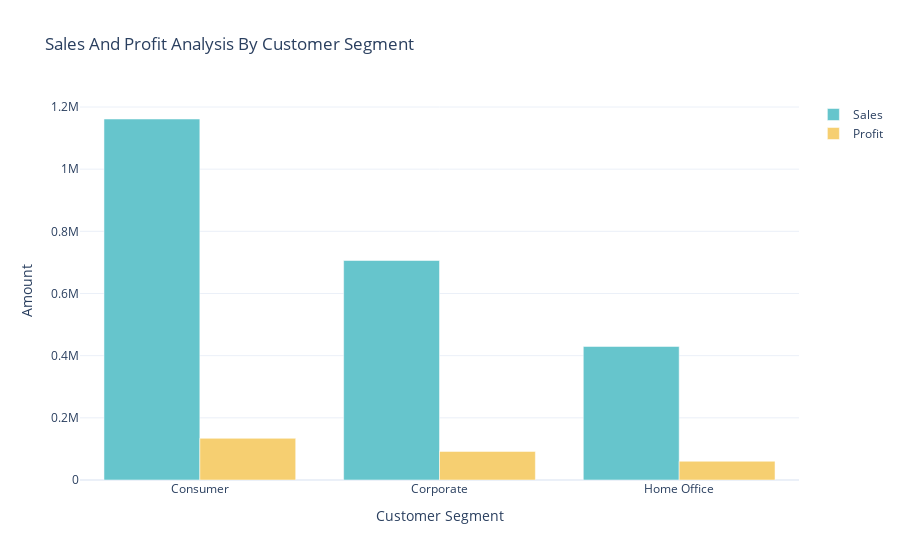

Here is the notebook cell this chart was saved with:
### Code cell
color_palette=colors.qualitative.Pastel
fig=go.Figure()
fig.add_trace(go.Bar(x=sales_profit_by_segmemt['Segment'],
                     y=sales_profit_by_segmemt['Sales'],
                     name='Sales',
                     marker_color=color_palette[0]))
fig.add_trace(go.Bar(x=sales_profit_by_segmemt['Segment'],
                     y=sales_profit_by_segmemt['Profit'],
                     name='Profit',
                     marker_color=color_palette[1]))
fig.update_layout(title="Sales And Profit Analysis By Customer Segment",
                 xaxis_title='Customer Segment',yaxis_title='Amount')
fig.show()

### Figure 1 — Plotly figure (JSON) as saved in the notebook; plotly's stock layout.template omitted (floating-point values rounded to 4 significant figures)
{"data": [{"marker": {"color": "rgb(102, 197, 204)"}, "name": "Sales", "type": "bar", "x": ["Consumer", "Corporate", "Home Office"], "y": [1161000.0, 706100.0, 429700.0]}, {"marker": {"color": "rgb(246, 207, 113)"}, "name": "Profit", "type": "bar", "x": ["Consumer", "Corporate", "Home Office"], "y": [134100.0, 91980.0, 60300.0]}], "layout": {"autosize": true, "title": {"text": "Sales And Profit Analysis By Customer Segment"}, "xaxis": {"autorange": true, "range": [-0.5, 2.5], "title": {"text": "Customer Segment"}, "type": "category"}, "yaxis": {"autorange": true, "range": [0, 1223000.0], "title": {"text": "Amount"}, "type": "linear"}}}
